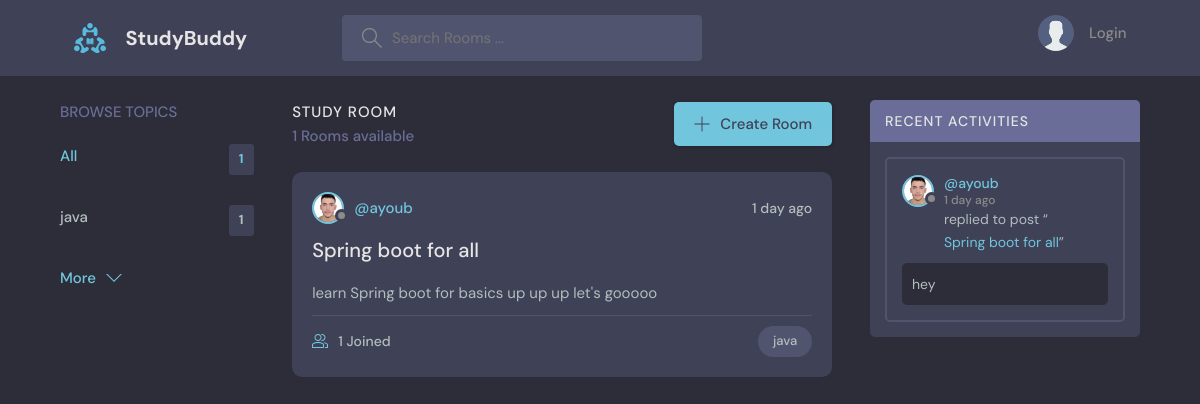
The page / on the database its author committed.
### base/models.py (models this page shows, shortened)
class Topic (models.Model):
    name = models.CharField(max_length=200)

class Room(models.Model):
    host =models.ForeignKey(User,on_delete=models.SET_NULL,null=True)
    topic = models.ForeignKey(Topic,on_delete=models.SET_NULL,null=True)
    name= models.CharField(max_length=200)
    description = models.TextField(null=True,blank=True)
    participants = models.ManyToManyField(User, related_name='participants',blank=True)
    updated = models.DateTimeField(auto_now=True)
    created = models.DateTimeField(auto_now_add=True)
    class Meta:
        ordering = ['-updated','-created']

class User(AbstractUser):
    name = models.CharField(max_length=200 , null=True)
    email = models.EmailField(unique = True)
    bio = models.TextField(null=True)
    profile_image = models.ImageField(null=True, default="avatar.svg")
    USERNAME_FIELD = 'email'
    REQUIRED_FIELDS = []

class Message(models.Model):
    user = models.ForeignKey(User,on_delete=models.CASCADE)
    room = models.ForeignKey(Room, on_delete=models.CASCADE)
    body = models.TextField()
    updated=models.DateTimeField(auto_now=True)
    created=models.DateTimeField(auto_now_add=True)

### base/views.py (the view)
# urls.py: path('',views.home,name='home'),
def home(request):
    q=request.GET.get('q') if request.GET.get('q') != None else ''
    rooms = Room.objects.filter(
        Q(topic__name__icontains=q)|
        Q(name__icontains=q)|
        Q(description__icontains=q))
    room_count = rooms.count()
    Topics = Topic.objects.all()
    room_message = Message.objects.filter(Q(room__topic__name__icontains=q))
    content={'rooms':rooms,'Topics':Topics,'room_count':room_count,'room_message':room_message}
    return render(request,'base/home.html',content)

### base/templates/base/home.html (shortened to what this page needs)
{% extends 'main.html' %} {% block content %}
<main class="layout layout--3">
  <div class="container">
    {% include 'base/topics_component.html' %}
    <div class="roomList">
      <div class="roomList__header">
        <div>
          <h2>Study Room</h2>
          <p>{{room_count}} Rooms available</p>
        </div>
        <a class="btn btn--main" href="{% url 'create-room' %}">
          <svg
            version="1.1"
            xmlns="http://www.w3.org/2000/svg"
            width="32"
            height="32"
            viewBox="0 0 32 32"
          >
            <title>add</title>
            <path
              d="M16.943 0.943h-1.885v14.115h-14.115v1.885h14.115v14.115h1.885v-14.115h14.115v-1.885h-14.115v-14.115z"
            ></path>
          </svg>
          Create Room
        </a>
      </div>
      {% include 'base/feed_component.html' %}
    </div>
    {% include 'base/activity_component.html' %}
  </div>
</main>
{% endblock %}

### base/templates/base/topics_component.html
<div class="topics">
  <div class="topics__header">
    <h2>Browse Topics</h2>
  </div>
  <ul class="topics__list">
    <li>
      <a href="{% url 'home' %}" class="active"
        >All <span>{{Topics.count}}</span></a
      >
    </li>
    {% for topic in Topics %}
    <li>
      <a href="{% url 'home' %}?q={{topic.name}}"
        >{{ topic.name }} <span>{{topic.room_set.all.count}}</span></a
      >
    </li>
    {% endfor %}
  </ul>
  <a class="btn btn--link" href="topics.html">
    More
    <svg
      version="1.1"
      xmlns="http://www.w3.org/2000/svg"
      width="32"
      height="32"
      viewBox="0 0 32 32"
    >
      <title>chevron-down</title>
      <path d="M16 21l-13-13h-3l16 16 16-16h-3l-13 13z"></path>
    </svg>
  </a>
</div>

### base/templates/base/feed_component.html (shortened to what this page needs)
{% for room in rooms %}
<div class="roomListRoom">
  <div class="roomListRoom__header">
    <a
      href="{% url 'user_profile' room.host.id %}"
      class="roomListRoom__author"
    >
      <div class="avatar avatar--small">
        <img src="{{room.host.profile_image.url}}" />
      </div>
      <span>@{{room.host.username}}</span>
    </a>
    <div class="roomListRoom__actions">
      <span>{{room.created|timesince}} ago</span>
    </div>
  </div>
  <div class="roomListRoom__content">
    <a href="{% url 'room' room.id %}">{{room.name}}</a>
    <p>{{room.description}}</p>
  </div>
  <div class="roomListRoom__meta">
    <a href="{% url 'room' room.id %}" class="roomListRoom__joined">
      {{room.participants.all.count}} Joined
    </a>
    <p class="roomListRoom__topic">{{room.topic.name}}</p>
  </div>
</div>
{% endfor %}

### base/templates/base/activity_component.html (shortened to what this page needs)
<div class="activities">
  <div class="activities__header">
    <h2>Recent Activities</h2>
  </div>
  {% for message in room_message %}
  <div class="activities__box">
    <div class="activities__boxHeader roomListRoom__header">
      <a
        href="{% url 'user_profile' message.user.id %}"
        class="roomListRoom__author"
      >
        <div class="avatar avatar--small">
          <img src="{{message.user.profile_image.url}}" />
        </div>
        <p>
          @{{message.user.username}}
          <span>{{message.created|timesince}} ago</span>
        </p>
      </a>
    </div>
    <div class="activities__boxContent">
      <p>
        replied to post “<a href="{% url 'room' message.room.id %}"
          >{{message.room.name}}</a
        >”
      </p>
      <div class="activities__boxRoomContent">{{message.body}}</div>
    </div>
  </div>
  {% endfor %}
</div>

### rows shown on the page
Topic: name "java", room_set.all.count "1"
Room: host.profile_image (picture), host.username "ayoub", created "1 day", name "Spring boot for all", description "learn Spring boot for basics up up up let's gooooo", participants.all.count "1", topic.name "java"
Message: user.profile_image (picture), user.username "ayoub", created "1 day", room.name "Spring boot for all", body "hey"

### other values the page prints
{{ Topics.count }} "1"
{{ room_count }} "1"
